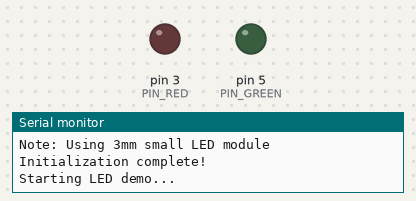
The sketch below on a simulated Arduino Uno, built with avr-gcc and run on an emulated ATmega328P. On the bench: output pins drawn as LEDs (lit = HIGH), the last lines printed to the serial monitor.

Above: at 0.1 s.
At 2.1 s:
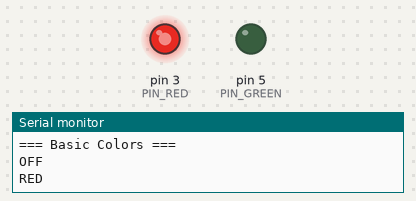
At 21.9 s:
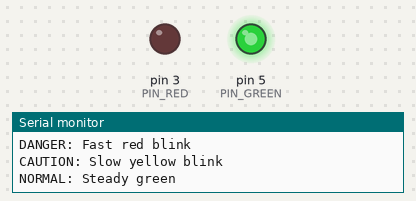
At 31.4 s:
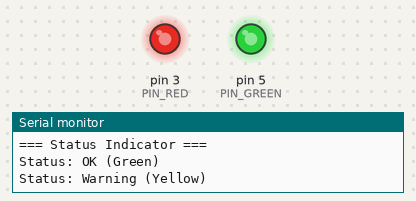
Timing chart, 0 to 40.0 s (numbered marks = the images above):
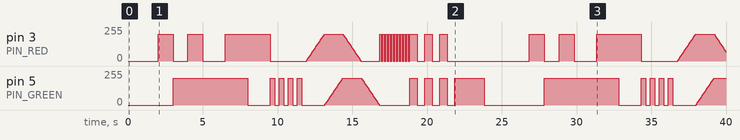

The sketch:

Small_Two_Color_LED.ino
```cpp
/*
 * 소형 2색 LED 모듈 테스트
 *
 * 보드: NUCLEO-F103RB
 * 환경: Arduino IDE + STM32duino
 *
 * 연결:
 *   R -> D3  (PB3,  PWM)
 *   G -> D5  (PB4,  PWM)
 *   - -> GND
 *
 * 특징:
 *   - 3mm 소형 LED
 *   - 상태 표시용으로 적합
 */

// 핀 정의
#define PIN_RED     3    // D3 - Red LED
#define PIN_GREEN   5    // D5 - Green LED

// 공통 애노드인 경우 true로 변경
#define COMMON_ANODE false

// LED 밝기 제한 (소형 LED는 낮은 전류 권장)
#define MAX_BRIGHTNESS 200

void setup() {
  // 시리얼 초기화
  Serial.begin(115200);
  while (!Serial);

  Serial.println("================================");
  Serial.println("  Small Two Color LED Test");
  Serial.println("  NUCLEO-F103RB + Arduino");
  Serial.println("================================");
  Serial.println("Note: Using 3mm small LED module\n");

  // PWM 핀 설정
  pinMode(PIN_RED, OUTPUT);
  pinMode(PIN_GREEN, OUTPUT);

  // 초기 상태: OFF
  setLED(0, 0);

  Serial.println("Initialization complete!");
  Serial.println("Starting LED demo...\n");

  delay(1000);
}

void loop() {
  // 1. 기본 색상 테스트
  Serial.println("=== Basic Colors ===");

  Serial.println("OFF");
  setLED(0, 0);
  delay(1000);

  Serial.println("RED");
  setLED(MAX_BRIGHTNESS, 0);
  delay(1000);

  Serial.println("GREEN");
  setLED(0, MAX_BRIGHTNESS);
  delay(1000);

  Serial.println("YELLOW");
  setLED(MAX_BRIGHTNESS, MAX_BRIGHTNESS);
  delay(1000);

  // 2. 상태 표시 시뮬레이션
  Serial.println("\n=== Status Indicator ===");
  statusIndicatorDemo();

  // 3. 부드러운 전환
  Serial.println("\n=== Smooth Transition ===");
  smoothTransitionDemo();

  // 4. 경보 패턴
  Serial.println("\n=== Alert Patterns ===");
  alertPatternDemo();

  Serial.println("\nDemo complete! Restarting in 2 seconds...\n");
  delay(2000);
}

// LED 설정 (PWM)
void setLED(uint8_t red, uint8_t green) {
  red = constrain(red, 0, MAX_BRIGHTNESS);
  green = constrain(green, 0, MAX_BRIGHTNESS);

  if (COMMON_ANODE) {
    red = 255 - red;
    green = 255 - green;
  }

  analogWrite(PIN_RED, red);
  analogWrite(PIN_GREEN, green);
}

// 상태 표시 시뮬레이션
void statusIndicatorDemo() {
  // 정상 상태 (녹색)
  Serial.println("Status: OK (Green)");
  setLED(0, MAX_BRIGHTNESS);
  delay(1500);

  // 경고 상태 (노랑)
  Serial.println("Status: Warning (Yellow)");
  setLED(MAX_BRIGHTNESS, MAX_BRIGHTNESS);
  delay(1500);

  // 에러 상태 (빨강)
  Serial.println("Status: Error (Red)");
  setLED(MAX_BRIGHTNESS, 0);
  delay(1500);

  // 대기 상태 (녹색 점멸)
  Serial.println("Status: Standby (Green Blink)");
  for (int i = 0; i < 4; i++) {
    setLED(0, MAX_BRIGHTNESS);
    delay(300);
    setLED(0, 0);
    delay(300);
  }
}

// 부드러운 전환
void smoothTransitionDemo() {
  // 꺼짐 -> 빨강
  Serial.println("Off -> Red");
  for (int i = 0; i <= MAX_BRIGHTNESS; i += 5) {
    setLED(i, 0);
    delay(30);
  }

  // 빨강 -> 노랑
  Serial.println("Red -> Yellow");
  for (int i = 0; i <= MAX_BRIGHTNESS; i += 5) {
    setLED(MAX_BRIGHTNESS, i);
    delay(30);
  }

  // 노랑 -> 녹색
  Serial.println("Yellow -> Green");
  for (int i = MAX_BRIGHTNESS; i >= 0; i -= 5) {
    setLED(i, MAX_BRIGHTNESS);
    delay(30);
  }

  // 녹색 -> 꺼짐
  Serial.println("Green -> Off");
  for (int i = MAX_BRIGHTNESS; i >= 0; i -= 5) {
    setLED(0, i);
    delay(30);
  }
}

// 경보 패턴
void alertPatternDemo() {
  // 빠른 빨강 점멸 (위험)
  Serial.println("DANGER: Fast red blink");
  for (int i = 0; i < 10; i++) {
    setLED(MAX_BRIGHTNESS, 0);
    delay(100);
    setLED(0, 0);
    delay(100);
  }

  // 느린 노랑 점멸 (주의)
  Serial.println("CAUTION: Slow yellow blink");
  for (int i = 0; i < 3; i++) {
    setLED(MAX_BRIGHTNESS, MAX_BRIGHTNESS);
    delay(500);
    setLED(0, 0);
    delay(500);
  }

  // 녹색 유지 (정상)
  Serial.println("NORMAL: Steady green");
  setLED(0, MAX_BRIGHTNESS);
  delay(2000);

  setLED(0, 0);
}
```

Measured:
- by itself, pin 3 (PIN_RED): 0/255 → 200/255 at 2.0 s, → 0/255 1.0 s later, → 200/255 1.0 s later, → 0/255 1.0 s later, … (184 changes in this stretch)
- by itself, pin 5 (PIN_GREEN): 0/255 → 200/255 at 3.0 s, → 0/255 5.0 s later, → 200/255 1.5 s later, → 0/255 0.30 s later, … (148 changes in this stretch)
